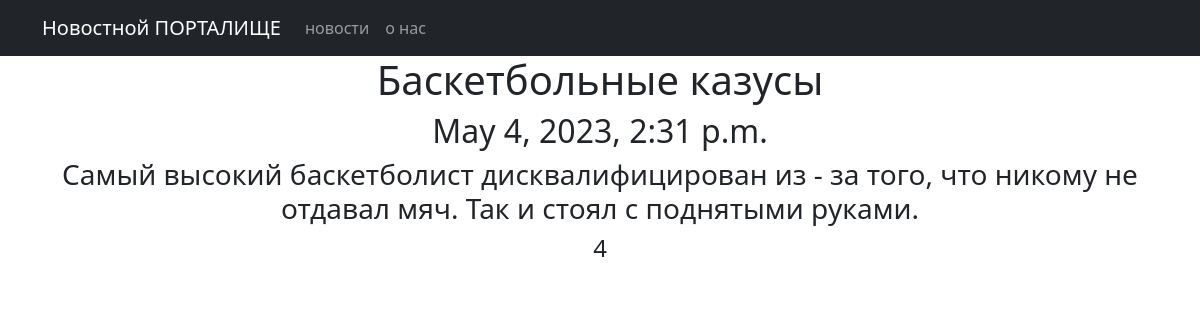
The page /news/2 on the database its author committed.
### news/models.py (models this page shows, shortened)
class Post(models.Model):
    objects = None
    author = models.ForeignKey(Author, on_delete=models.CASCADE)
    type = models.CharField(max_length=2, choices=TYPE, default=article)
    time_in = models.DateTimeField(auto_now_add=True)
    category = models.ManyToManyField(Category, through='PostCategory')
    head_name = models.CharField(max_length=250, unique=True)
    article_text = models.TextField()
    rate = models.IntegerField(default=0)

### news/views.py (the view)
# urls.py: path('<int:pk>', PostDetail.as_view(), name='post_detail'),
class PostDetail(DetailView):
    model = Post
    template_name = 'post.html'
    context_object_name = 'post'

### templates/post.html (shortened to what this page needs)
{% extends 'flatpages/default.html' %}
{% block content %}
<h1>{{ post.head_name }}</h1>
<h2>{{ post.time_in }}</h2>
<h3>{{ post.article_text }}</h3>
<h4>{{ post.rate }}</h4>
{% endblock content %}

### rows shown on the page
Post: head_name "Баскетбольные казусы", time_in "May 4, 2023, 2:31 p.m.", article_text "Самый высокий баскетболист дисквалифицирован из - за того, что никому не отдавал мяч. Так и стоял с поднятыми руками.", rate "4"
